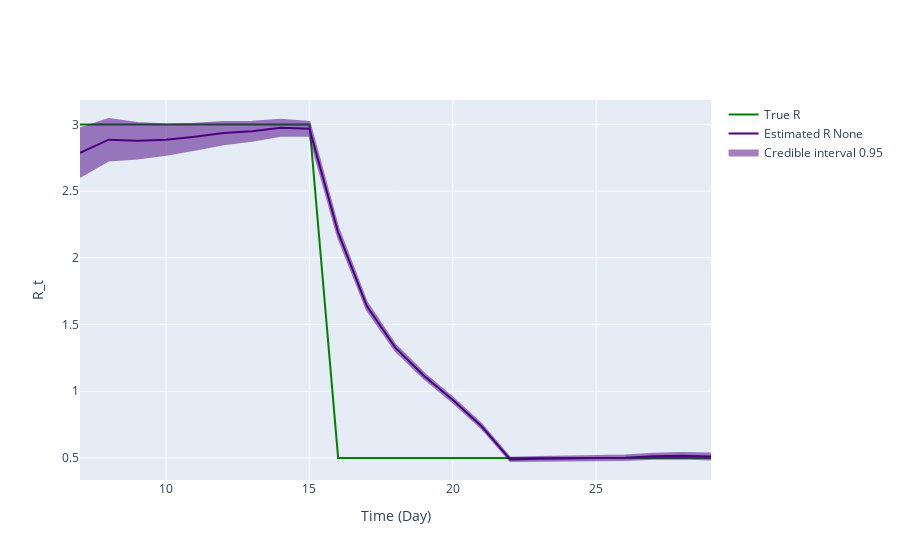

The notebook cell this image was saved under:
### Code cell
fig = ReproductionNumberPlot()

fig.add_ground_truth_rt(ground_truth)
fig.add_interval_rt(interval2)

fig.update_labels(time_label='Time (Day)', r_label='R_t')

fig.show_figure()

### Figure 1 — Plotly figure (JSON) as saved in the notebook; plotly's stock layout.template omitted (floating-point values rounded to 4 significant figures)
{"data": [{"line": {"color": "green"}, "mode": "lines", "name": "True R", "type": "scatter", "x": [7, 8, 9, 10, 11, 12, 13, 14, 15, 16, 17, 18, 19, 20, 21, 22, 23, 24, 25, 26, 27, 28, 29], "y": [3, 3, 3, 3, 3, 3, 3, 3, 3, 0.5, 0.5, 0.5, 0.5, 0.5, 0.5, 0.5, 0.5, 0.5, 0.5, 0.5, 0.5, 0.5, 0.5]}, {"line": {"color": "indigo"}, "mode": "lines", "name": "Estimated R None", "type": "scatter", "x": [7, 8, 9, 10, 11, 12, 13, 14, 15, 16, 17, 18, 19, 20, 21, 22, 23, 24, 25, 26, 27, 28, 29], "y": [2.788, 2.886, 2.877, 2.886, 2.908, 2.936, 2.949, 2.975, 2.967, 2.19, 1.639, 1.325, 1.114, 0.9341, 0.7377, 0.4891, 0.4936, 0.4966, 0.4974, 0.5012, 0.5127, 0.5166, 0.5109]}, {"fill": "toself", "fillcolor": "indigo", "line": {"color": "indigo"}, "mode": "lines", "name": "Credible interval 0.95", "opacity": 0.5, "showlegend": true, "type": "scatter", "x": [7, 8, 9, 10, 11, 12, 13, 14, 15, 16, 17, 18, 19, 20, 21, 22, 23, 24, 25, 26, 27, 28, 29, 29, 28, 27, 26, 25, 24, 23, 22, 21, 20, 19, 18, 17, 16, 15, 14, 13, 12, 11, 10, 9, 8, 7], "y": [2.969, 3.041, 3.011, 3.0, 3.006, 3.019, 3.02, 3.036, 3.019, 2.227, 1.666, 1.347, 1.133, 0.9509, 0.7524, 0.5011, 0.5061, 0.5103, 0.5125, 0.5179, 0.5311, 0.5368, 0.5328, 0.489, 0.4964, 0.4943, 0.4846, 0.4823, 0.4829, 0.481, 0.477, 0.723, 0.9174, 1.095, 1.303, 1.611, 2.152, 2.916, 2.915, 2.878, 2.852, 2.811, 2.772, 2.744, 2.73, 2.606]}], "layout": {"hovermode": "x unified", "xaxis": {"title": {"text": "Time (Day)"}}, "yaxis": {"title": {"text": "R_t"}}}}
